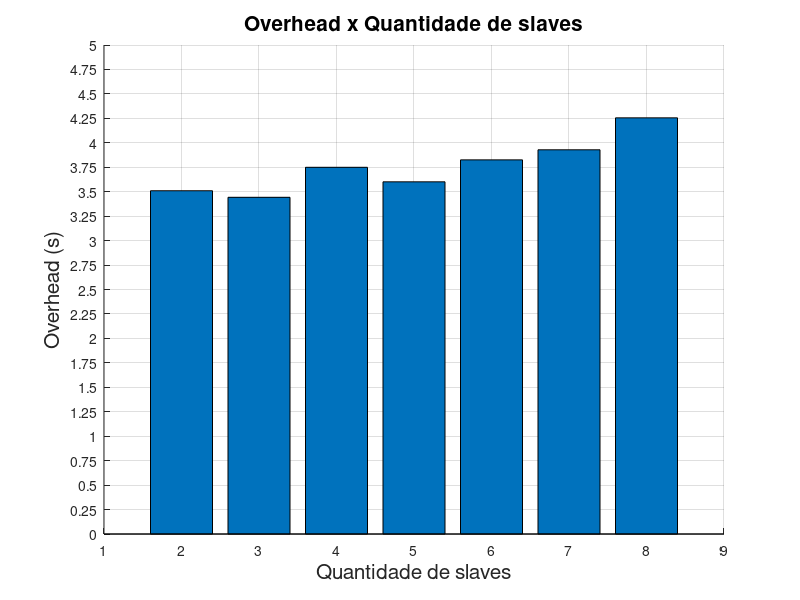

Write MATLAB code to recreate this figure.
tamanhoDoArquivo = [50, 100, 150, 200];

tempoDeResposta2 = [84.957784782, 157.855352618, 235.610801559, 310.771303306];
tempoDeResposta3 = [53.629465838, 107.277532968, 155.136252361, 206.92171052];
tempoDeResposta4 = [41.771415792, 81.631810439, 116.209738053, 157.632811493];
tempoDeResposta5 = [33.259863053, 66.563453374, 95.230252173, 127.042588211];
tempoDeResposta6 = [23.769999111, 52.781828282, 78.780630861, 103.170493429];
tempoDeResposta7 = [24.419383026, 44.372432075, 69.786462304, 92.437961267];
tempoDeResposta8 = [37.213903426, 74.683059492, 111.962949976, 147.880599745];

tempoDeRespostaSeq = [164.916114151, 319.682700881, 474.739304538, 0];

qtdSlaves = [2, 3, 4, 5, 6, 7, 8];
overhead = [3.509877913, 3.442766003, 3.749514742, 3.601157822, 3.825621954, 3.928636487, 4.255365332];

hold on;

grid on;

% ========== PLOT DO GRAFICO Tempo de Resposta x Tamanho do arquivo ==========

% plot(tamanhoDoArquivo, tempoDeRespostaSeq, "*-r", "color", "c",                "linewidth", 2);
% plot(tamanhoDoArquivo, tempoDeResposta2,   "*-r", "color", "k",                "linewidth", 2);
% plot(tamanhoDoArquivo, tempoDeResposta3,   "*-r", "color", "r",                "linewidth", 2);
% plot(tamanhoDoArquivo, tempoDeResposta4,   "*-r", "color", [0.11, 0.74, 0],    "linewidth", 2);
% plot(tamanhoDoArquivo, tempoDeResposta5,   "*-r", "color", "b",                "linewidth", 2);
% plot(tamanhoDoArquivo, tempoDeResposta6,   "*-r", "color", [0.11, 0.74, 0.79], "linewidth", 2);
% plot(tamanhoDoArquivo, tempoDeResposta7,   "*-r", "color", "m",                "linewidth", 2);
% plot(tamanhoDoArquivo, tempoDeResposta8,   "*-r", "color", [0.91, 0.44, 0],    "linewidth", 2);


% xlabel("Tamanho do arquivo (Kbytes)", "fontsize", 15);
% ylabel("Tempo de resposta (s)", "fontsize", 15);
% title("Tempo de Resposta x Tamanho do arquivo", "fontsize", 15);

% h = legend("Sequencial", "2 slaves", "3 slaves", "4 slaves", "5 slaves", "6 slaves", "7 slaves", "8 slaves");
% legend (h, "location", "northeastoutside");
% set (h, "fontsize", 15);

% axis([0, 250]);

% ========== PLOT DO GRAFICO Overhead x Quantidade de slaves ==========

h = bar(qtdSlaves, overhead);

xlabel("Quantidade de slaves", "fontsize", 15);
ylabel("Overhead (s)", "fontsize", 15);
title("Overhead x Quantidade de slaves", "fontsize", 15);

set(gca, "xtick", 0:1:10, "ytick", 0:0.25:5);

hold off;

% epsfilename = "graficoTamArquivoXtempoResposta";
% epsfilename = "graficoOverhead";
% print(epsfilename, '-depsc2');
